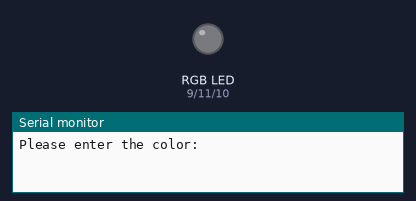
A sketch run on a simulated Arduino Uno, built with avr-gcc and run on an emulated ATmega328P. Shown: an RGB LED mixed from three pins (HIGH = lit), the last lines printed to the serial monitor.

Above: at 0.1 s.
At 1.1 s:
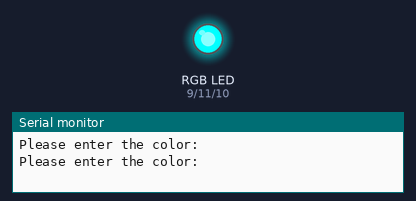
Timing chart, 0 to 2.6 s (numbered marks = the images above):
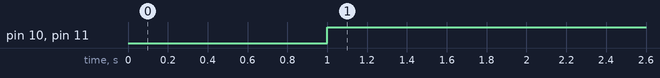

Measured:
- by itself, pin 10 (bPin), pin 11 (gPin): LOW → HIGH at 1.0 s

The sketch:

RGB.ino
```cpp
int gPin = 11;
int bPin = 10;
int rPin = 9;
String choice;

void setup() {
  // put your setup code here, to run once:
  Serial.begin(9600);
  pinMode(9, OUTPUT);
  pinMode(10, OUTPUT);
  pinMode(11, OUTPUT);
}

void loop() {
  // put your main code here, to run repeatedly:
  Serial.println("Please enter the color: ");
//  while(Serial.available() == 0){
//
//  }

  choice = Serial.readString();

//  if(choice == "red"){
//    digitalWrite(rPin, HIGH);
//    digitalWrite(gPin, LOW);
//    digitalWrite(bPin, LOW);
//  } else if (choice == "green"){
//    digitalWrite(rPin, LOW);
//    digitalWrite(gPin, HIGH);
//    digitalWrite(bPin, LOW);
//  } else if (choice == "blue"){
//    digitalWrite(rPin, LOW);
//    digitalWrite(gPin, LOW);
//    digitalWrite(bPin, HIGH);
//  } else if(choice == "aqua"){
//    analogWrite(rPin, 0);
//    analogWrite(gPin, 255);
//    analogWrite(bPin, 80);
//  }

  analogWrite(rPin, 0);
  analogWrite(gPin, 255);
  analogWrite(bPin, 255);

//  Serial.print("Your number is: ");
//  Serial.println(myNum);
}
```
